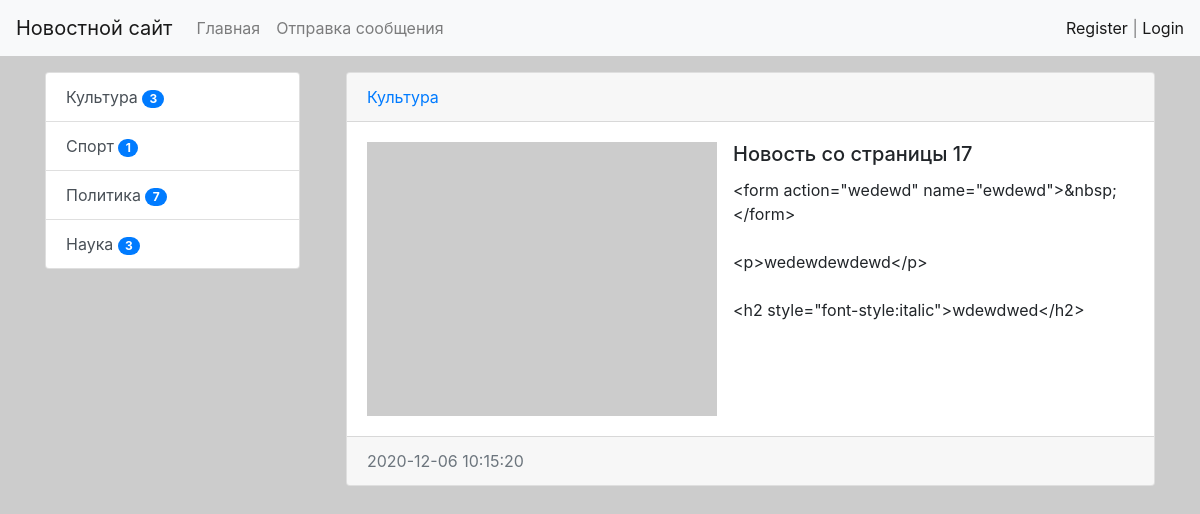
/news/24/, run on the app's committed database.
### news/models.py (models this page shows, shortened)
class Category(models.Model):
    title = models.CharField(max_length=150, db_index=True, verbose_name='Наименование категории')
    def get_absolute_url(self):
        return reverse('category', kwargs={'category_id': self.pk})
    def __str__(self):
        return self.title
    class Meta:
        verbose_name = 'Категория'
        verbose_name_plural = 'Категории'
        ordering = ['title']

class News(models.Model):
    title = models.CharField(max_length=150, verbose_name='Название новости')
    content = models.TextField(blank=True, verbose_name='Контент')
    created_at = models.DateTimeField(auto_now_add=True, verbose_name='Дата публикации')
    updated_at = models.DateTimeField(auto_now=True, verbose_name='Обновлено')
    photo = models.ImageField(upload_to='photos/%Y/%m/%d/', verbose_name='Фото', blank=True)
    is_published = models.BooleanField(default=True, verbose_name='Опубликовано')
    category = models.ForeignKey('Category', on_delete=models.PROTECT, verbose_name='Опубликовано', related_name='get_news')
    views = models.IntegerField(default=0)
    class Meta:
        verbose_name = 'Новость'
        verbose_name_plural = 'Новости'
        ordering = ['-created_at']

### news/views.py (the view)
# urls.py: path('news/<int:pk>/', ViewNews.as_view(), name='view_news'),
class ViewNews(DetailView):
    model = News
    context_object_name = 'news_item'

### news/templatetags/news_tags.py (called while the page is built)
@register.inclusion_tag('news/list_categories.html')
def show_categories():
    categories = Category.objects.annotate(cnt=Count('get_news', filter=F('get_news__is_published'))).filter(cnt__gt=0)
    return {'categories': categories}

### news/templates/news/news_detail.html (shortened to what this page needs)
{% extends 'base.html' %}
{% block sidebar %}
{% include 'inc/_sidebar.html' %}
{% endblock %}
{% block content %}
    <div class="card mb-3 ml-3">
        <div class="card-header">
            <a href="{{ news_item.category.get_absolute_url }}">{{ news_item.category }}</a>
        </div>
        <div class="card-body">
                {% if item.photo %}
                <img src="{{ news_item.photo.url }}" alt="" width="350" class="float-left mr-3">
                {% else %}
                <img src="https://picsum.photos/id/1/300/235" alt="" width="350" class="float-left mr-3">
                {% endif %}
                <h5 class="card-title">{{ news_item.title }}</h5>
                <p class="card-text">{{ news_item.content|linebreaksbr }}</p>
        </div>
        <div class="card-footer text-muted">
            {{ news_item.created_at|date:"Y-m-d H:i:s" }}
        </div>
    </div>
{% endblock %}

### news/templates/news/list_categories.html
<div class="list-group">
        {% for item in categories%}
        <a href="{{ item.get_absolute_url}}" class="list-group-item list-group-item-action">{{  item.title }}
        <span class="badge badge-primary badge-pill"> {{item.cnt}}</span>
        </a>
        {% endfor %}
</div>

### news/static/css/style.css (style rules this page uses)
body { background-color: #ccc; }

### data on the page
Category: title "Культура", cnt "3"
Category: title "Спорт", cnt "1"
Category: title "Политика", cnt "7"
Category: title "Наука", cnt "3"
News: category "Культура", title "Новость со страницы 17", content "<form action=\"wedewd\" name=\"ewdewd\">&nbsp;</form> <p>wedewdewdewd</p> <h2 style=\"font-style:italic\">wdewdwed</h2>", created_at "2020-12-06 10:15:20"
